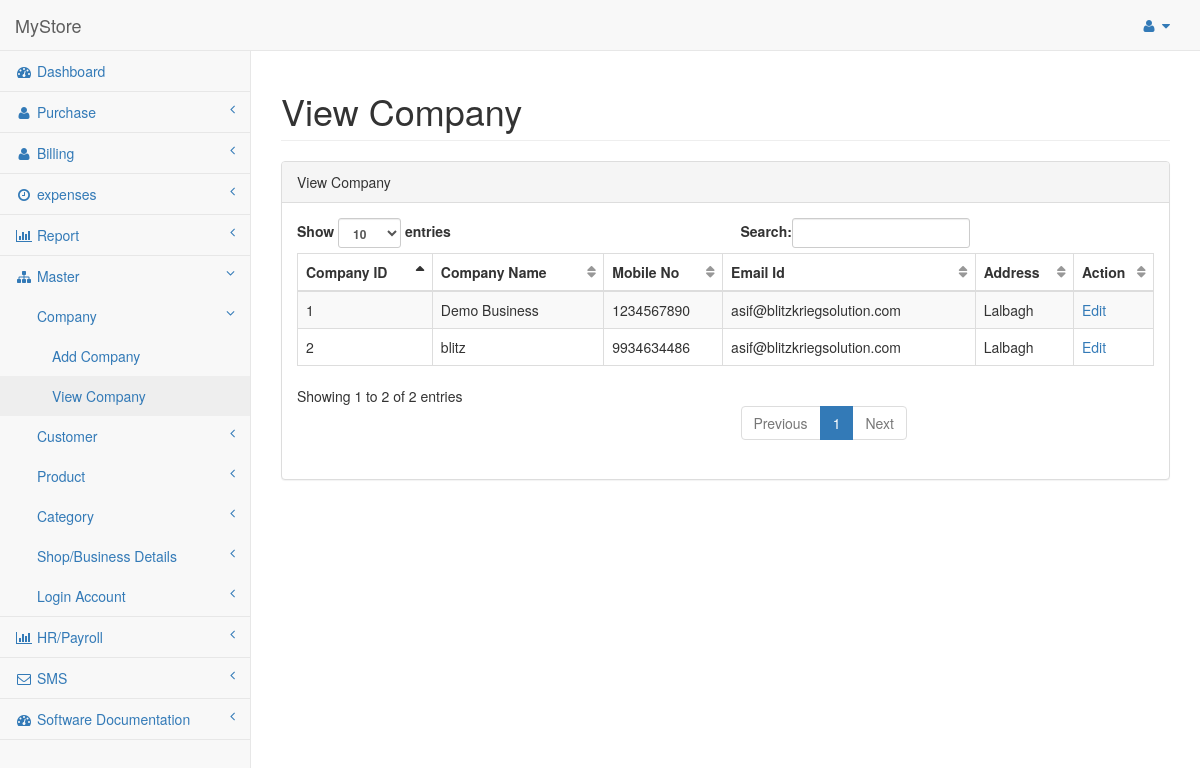
Screenshot of /View-Company.php (signed in) with the database file from the repository.
### tables this page shows
CREATE TABLE IF NOT EXISTS `company` (
  `company_id` int(11) NOT NULL AUTO_INCREMENT,
  `company_name` varchar(255) NOT NULL,
  `mobile_no` varchar(255) NOT NULL,
  `email_id` varchar(255) NOT NULL,
  `address` text NOT NULL,
  PRIMARY KEY (`company_id`)
);

### View-Company.php (the view, shortened to what this page needs)
<?php include('header.php'); ?>
        <div id="page-wrapper">
            <div class="row">
                <div class="col-lg-12">
                    <h1 class="page-header">View Company</h1>
                </div>
            </div>
            <div class="row">
                <div class="col-lg-12">
                    <div class="panel panel-default">
                        <div class="panel-heading">
                           View Company
                        </div>
                        <div class="panel-body">
                            <div class="dataTable_wrapper">
                                <table class="table table-striped table-bordered table-hover" id="dataTables-example">
                                    <thead>
                                        <tr>
                                            <th>Company ID</th>
                                            <th>Company Name</th>
                                            <th>Mobile No</th>
                                            <th>Email Id</th>
                                            <th>Address</th>
                                            <th>Action</th>
                                        </tr>
                                    </thead>
                                    <tbody>
									<?php
										$sql = mysql_query("SELECT * FROM company");
										while($res = mysql_fetch_array($sql)){
									?>
                                        <tr class="odd gradeX">
                                            <td><?php echo $res['company_id']; ?></td>
                                            <td><?php echo $res['company_name']; ?></td>
                                            <td><?php echo $res['mobile_no']; ?></td>
                                            <td><?php echo $res['email_id']; ?></td>
                                            <td class="center"><?php echo $res['address']; ?></td>
                                            <td class="center"><a href="Edit-Company.php?company_id=<?php echo $res['company_id']; ?>">Edit</a></td>
                                        </tr>
									<?php
										}
									?>
                                    </tbody>
                                </table>
                            </div>
                        </div>
                    </div>
                </div>
            </div>
        </div>
    </div>
</body>
</html>

### rows the page displays
company: company_id "1", company_name "Demo Business", mobile_no "1234567890", email "asif@blitzkriegsolution.com", address "Lalbagh"
company: company_id "2", company_name "blitz", mobile_no "9934634486", email "asif@blitzkriegsolution.com", address "Lalbagh"
